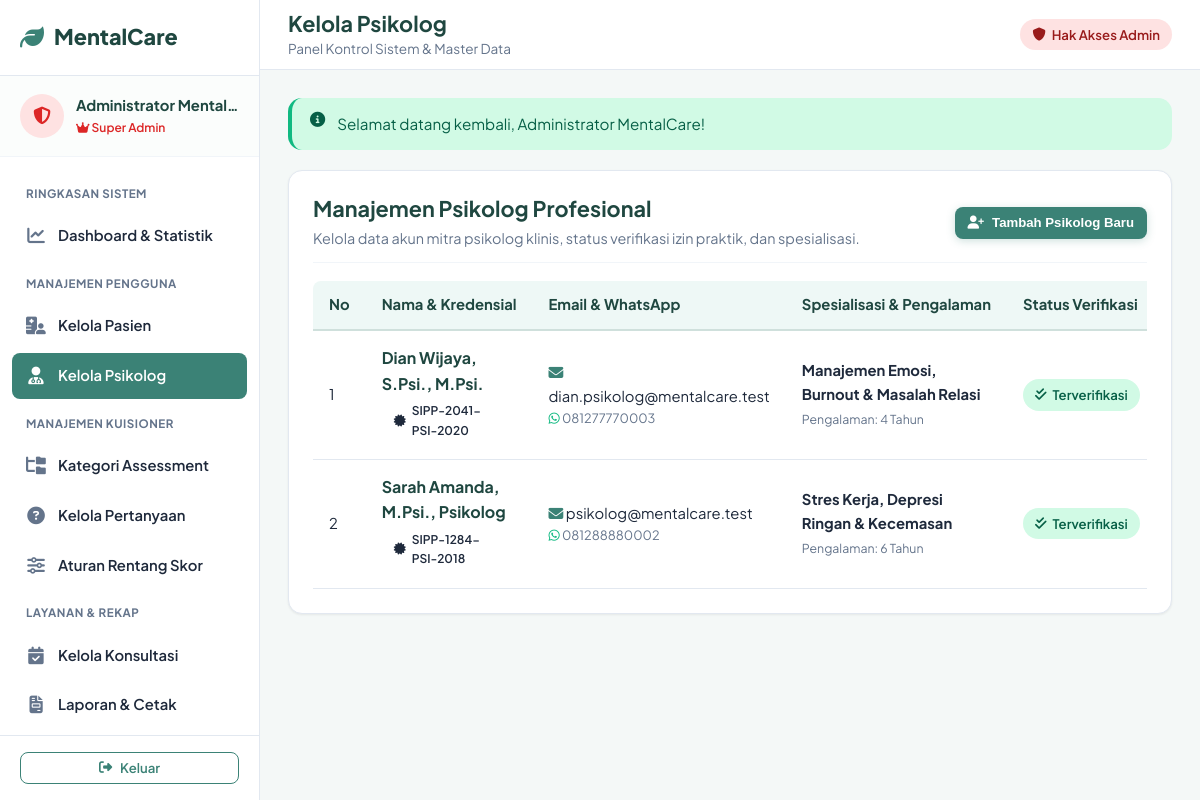
/admin/psikolog.php (signed in), run on the app's committed database.
### tables this page shows
CREATE TABLE psikolog (
  id INT AUTO_INCREMENT PRIMARY KEY,
  user_id INT NOT NULL UNIQUE,
  nomor_izin VARCHAR(100) NULL COMMENT 'Nomor SIPP / STR Psikolog',
  spesialisasi VARCHAR(180) NOT NULL,
  pendidikan VARCHAR(200) NOT NULL,
  pengalaman VARCHAR(50) NOT NULL DEFAULT '3+ Tahun',
  deskripsi TEXT NULL,
  status_verifikasi ENUM('menunggu', 'terverifikasi', 'ditolak') NOT NULL DEFAULT 'terverifikasi',
  created_at TIMESTAMP DEFAULT CURRENT_TIMESTAMP,
  FOREIGN KEY (user_id) REFERENCES users(id) ON DELETE CASCADE
);

CREATE TABLE users (
  id INT AUTO_INCREMENT PRIMARY KEY,
  nama VARCHAR(120) NOT NULL,
  identitas_nik VARCHAR(50) NULL COMMENT 'NIK atau NIM pasien/pengguna',
  email VARCHAR(120) NOT NULL UNIQUE,
  password VARCHAR(255) NOT NULL,
  role ENUM('admin', 'psikolog', 'pasien') NOT NULL DEFAULT 'pasien',
  no_hp VARCHAR(30) NULL,
  tanggal_lahir DATE NULL,
  jenis_kelamin ENUM('L', 'P') NULL,
  foto VARCHAR(255) NULL DEFAULT 'default.png',
  status ENUM('aktif', 'nonaktif') NOT NULL DEFAULT 'aktif',
  consent_at DATETIME NULL,
  created_at TIMESTAMP DEFAULT CURRENT_TIMESTAMP,
  updated_at TIMESTAMP DEFAULT CURRENT_TIMESTAMP ON UPDATE CURRENT_TIMESTAMP
);

### config/config.php (called while the page is built, shortened)
<?php
function db(): PDO {
    static $pdo = null;
    if ($pdo === null) {
        $dsn = 'mysql:host=' . DB_HOST . ';dbname=' . DB_NAME . ';charset=utf8mb4';
        $options = [
            PDO::ATTR_ERRMODE => PDO::ERRMODE_EXCEPTION,
            PDO::ATTR_DEFAULT_FETCH_MODE => PDO::FETCH_ASSOC,
            PDO::ATTR_EMULATE_PREPARES => false,
            PDO::MYSQL_ATTR_INIT_COMMAND => "SET NAMES utf8mb4 COLLATE utf8mb4_unicode_ci"
        ];
        $pdo = new PDO($dsn, DB_USER, DB_PASS, $options);
    }
    return $pdo;
}
function e($str): string {
    return htmlspecialchars((string)($str ?? ''), ENT_QUOTES, 'UTF-8');
}

### admin/psikolog.php (the view, shortened to what this page needs)
<?php
require_once __DIR__ . '/../config/config.php';
$stmtList = db()->query('
    SELECT u.*, p.nomor_izin, p.spesialisasi, p.pendidikan, p.pengalaman, p.status_verifikasi
    FROM users u
    LEFT JOIN psikolog p ON p.user_id = u.id
    WHERE u.role = "psikolog"
    ORDER BY u.id DESC
');
$psikologList = $stmtList->fetchAll();
require __DIR__ . '/../includes/sidebar_admin.php';
?>
<div class="card">
  <div class="card-header" style="flex-wrap: wrap; gap: 12px;">
    <div>
      <h2 style="font-size: 1.35rem; margin: 0;">Manajemen Psikolog Profesional</h2>
      <p class="muted" style="margin-top: 4px; font-size: 0.9rem;">
        Kelola data akun mitra psikolog klinis, status verifikasi izin praktik, dan spesialisasi.
      </p>
    </div>
    <div>
      <button class="btn btn-primary btn-sm" onclick="document.getElementById('modalFormPsikolog').style.display='block'">
        <i class="fa-solid fa-user-plus"></i> Tambah Psikolog Baru
      </button>
    </div>
  </div>
  <div class="table-responsive">
    <table class="table">
      <thead>
        <tr>
          <th>No</th>
          <th>Nama & Kredensial</th>
          <th>Email & WhatsApp</th>
          <th>Spesialisasi & Pengalaman</th>
          <th>Status Verifikasi</th>
        </tr>
      </thead>
      <tbody>
        <?php if (!empty($psikologList)): ?>
          <?php foreach ($psikologList as $idx => $psi): ?>
            <tr>
              <td><?= $idx + 1 ?></td>
              <td>
                <strong style="color: var(--primary-dark); font-size: 1rem;"><?= e($psi['nama']) ?></strong><br>
                <span class="badge badge-light" style="font-size: 0.75rem;">
                  <i class="fa-solid fa-certificate"></i> <?= e($psi['nomor_izin'] ?: 'Belum Ada SIPP') ?>
                </span>
              </td>
              <td>
                <div><i class="fa-solid fa-envelope text-primary"></i> <?= e($psi['email']) ?></div>
                <div class="muted" style="font-size: 0.8rem;"><i class="fa-brands fa-whatsapp text-success"></i> <?= e($psi['no_hp'] ?: '-') ?></div>
              </td>
              <td>
                <div><strong><?= e($psi['spesialisasi'] ?: '-') ?></strong></div>
                <small class="muted">Pengalaman: <?= e($psi['pengalaman'] ?: '-') ?></small>
              </td>
              <td>
                <?php if ($psi['status_verifikasi'] === 'terverifikasi'): ?>
                  <span class="badge badge-success"><i class="fa-solid fa-check-double"></i> Terverifikasi</span>
                <?php elseif ($psi['status_verifikasi'] === 'ditolak'): ?>
                  <span class="badge badge-danger">Ditolak</span>
                <?php else: ?>
                  <span class="badge badge-warning">Menunggu</span>
                <?php endif; ?>
              </td>
            </tr>
          <?php endforeach; ?>
        <?php else: ?>
          <tr><td colspan="7" class="text-center muted" style="padding: 24px;">Belum ada data psikolog.</td></tr>
        <?php endif; ?>
      </tbody>
    </table>
  </div>
</div>
<?php require __DIR__ . '/../includes/dashboard_footer.php'; ?>

### assets/css/style.css (style rules this page uses)
:root { --primary: #3b8276; --primary-hover: #2f695f; --primary-light: #eef8f6; --primary-dark: #1f4740; --secondary: #0284c7; --secondary-light: #e0f2fe; --accent: #14b8a6; --success: #10b981; --success-bg: #d1fae5; --success-text: #065f46; --info: #0ea5e9; --info-bg: #e0f2fe; --info-text: #0369a1; --warning: #f59e0b; --warning-bg: #fef3c7; --warning-text: #92400e; --danger: #ef4444; --danger-bg: #fee2e2; --danger-text: #991b1b; --bg-body: #f4f8f7; --bg-card: #ffffff; --text-main: #1e293b; --text-muted: #64748b; --border-color: #e2e8f0; --border-light: #f1f5f9; --sidebar-width: 260px; --navbar-height: 70px; --radius-sm: 8px; --radius-md: 14px; --radius-lg: 20px; --radius-full: 9999px; --shadow-sm: 0 1px 3px rgba(0,0,0,0.04), 0 1px 2px rgba(0,0,0,0.03); --shadow-md: 0 4px 6px -1px rgba(0,0,0,0.06), 0 2px 4px -2px rgba(0,0,0,0.04); --shadow-lg: 0 10px 15px -3px rgba(0,0,0,0.07), 0 4px 6px -4px rgba(0,0,0,0.04); --transition: all 0.25s cubic-bezier(0.4, 0, 0.2, 1); }
* { box-sizing: border-box; margin: 0; padding: 0; }
body { font-family: 'Plus Jakarta Sans', system-ui, -apple-system, sans-serif; background-color: var(--bg-body); color: var(--text-main); line-height: 1.6; font-size: 0.975rem; -webkit-font-smoothing: antialiased; }
h1, h2, h3, h4, h5, h6 { color: var(--primary-dark); font-weight: 700; line-height: 1.3; }
h2 { font-size: 1.75rem; }
p { margin-bottom: 0.85rem; }
p:last-child { margin-bottom: 0; }
.muted { color: var(--text-muted); }
.text-success { color: var(--success); }
.text-primary { color: var(--primary); }
.btn { display: inline-flex; align-items: center; justify-content: center; gap: 8px; padding: 10px 20px; font-size: 0.95rem; font-weight: 600; border-radius: var(--radius-md); border: 1px solid transparent; cursor: pointer; text-decoration: none; transition: var(--transition); line-height: 1.4; white-space: nowrap; }
.btn-primary { background-color: var(--primary); color: #ffffff !important; box-shadow: 0 2px 8px rgba(59, 130, 118, 0.25); }
.btn-sm { padding: 6px 12px; font-size: 0.825rem; border-radius: var(--radius-sm); }
.badge { display: inline-flex; align-items: center; gap: 6px; padding: 5px 12px; font-size: 0.825rem; font-weight: 600; border-radius: var(--radius-full); }
.badge-success { background-color: var(--success-bg); color: var(--success-text); }
.card { background: var(--bg-card); border-radius: var(--radius-md); padding: 24px; box-shadow: var(--shadow-sm); border: 1px solid var(--border-color); margin-bottom: 24px; transition: var(--transition); }
.card-header { display: flex; align-items: center; justify-content: space-between; margin-bottom: 18px; padding-bottom: 12px; border-bottom: 1px solid var(--border-light); }
.card-header h3, .card-header h2 { margin: 0; }
.table-responsive { width: 100%; overflow-x: auto; -webkit-overflow-scrolling: touch; }
table.table { width: 100%; border-collapse: separate; border-spacing: 0; font-size: 0.925rem; }
table.table th { background-color: var(--primary-light); color: var(--primary-dark); font-weight: 700; padding: 12px 16px; text-align: left; border-bottom: 2px solid #cfe0dc; white-space: nowrap; }
table.table th:first-child { border-top-left-radius: var(--radius-sm); }
table.table td { padding: 14px 16px; border-bottom: 1px solid var(--border-color); vertical-align: middle; }

### data on the page
psikolog: user.nama "Dian Wijaya, S.Psi., M.Psi.", nomor_izin "SIPP-2041-PSI-2020", user.email "dian.psikolog@mentalcare.test", user.no_hp "081277770003", spesialisasi "Manajemen Emosi, Burnout & Masalah Relasi", pengalaman "4 Tahun", status_verifikasi "terverifikasi" (drawn)
psikolog: user.nama "Sarah Amanda, M.Psi., Psikolog", nomor_izin "SIPP-1284-PSI-2018", user.email "psikolog@mentalcare.test", user.no_hp "081288880002", spesialisasi "Stres Kerja, Depresi Ringan & Kecemasan", pengalaman "6 Tahun", status_verifikasi "terverifikasi" (drawn)

### other printed values
APP_NAME "MentalCare"
$u['nama'] "Administrator Mental…"
$pageTitle "Kelola Psikolog"
$flash['message'] "Selamat datang kembali, Administrator MentalCare!"
